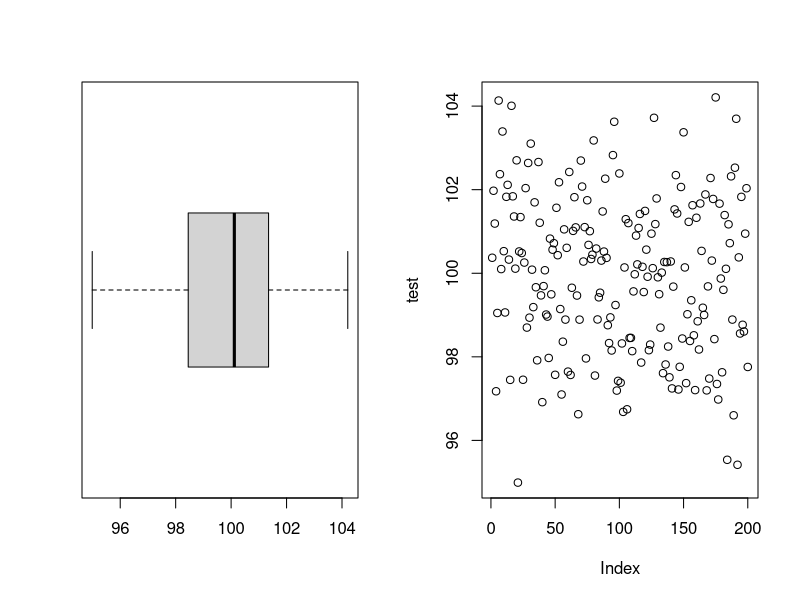
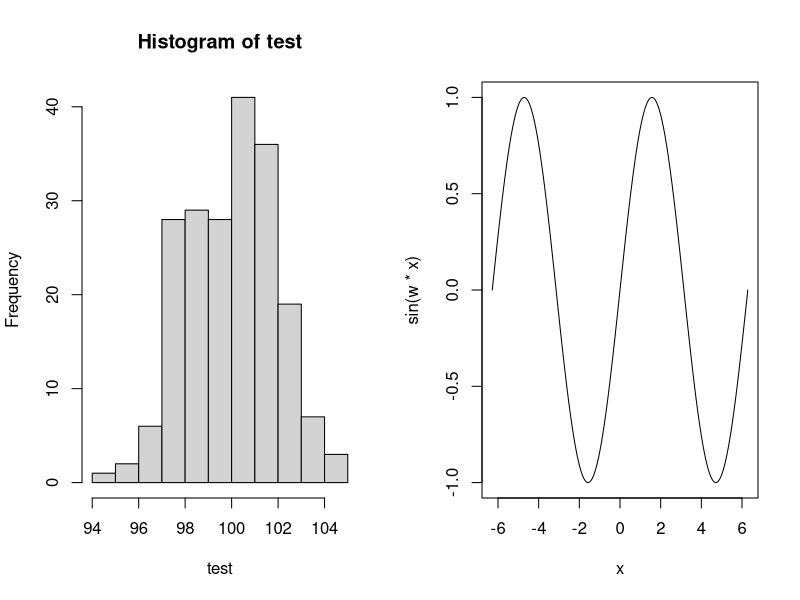
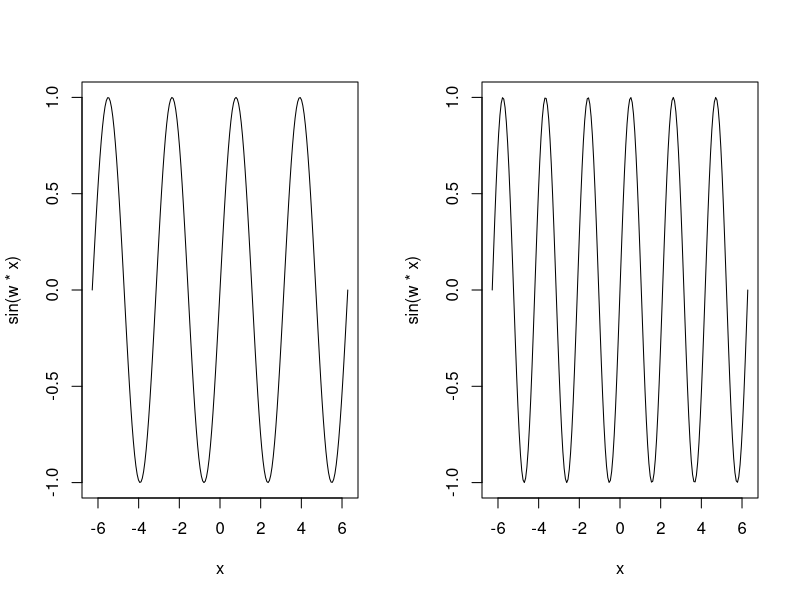
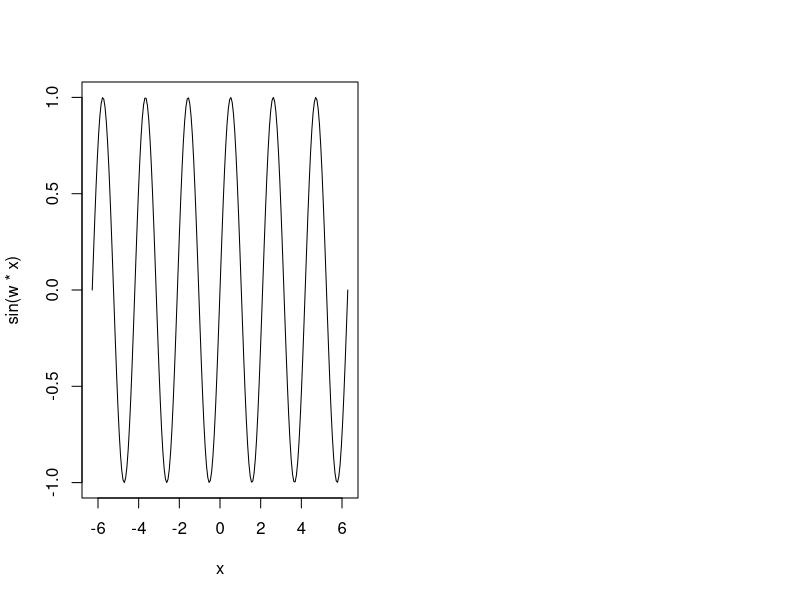
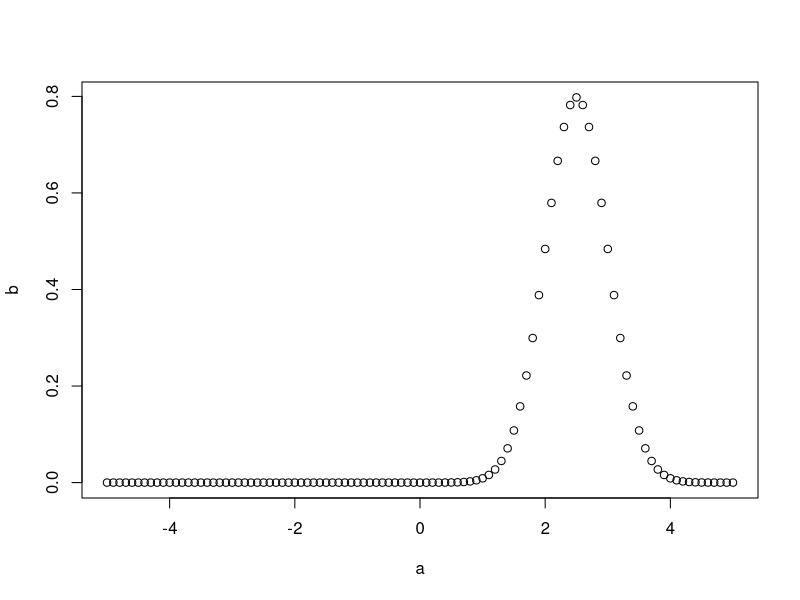
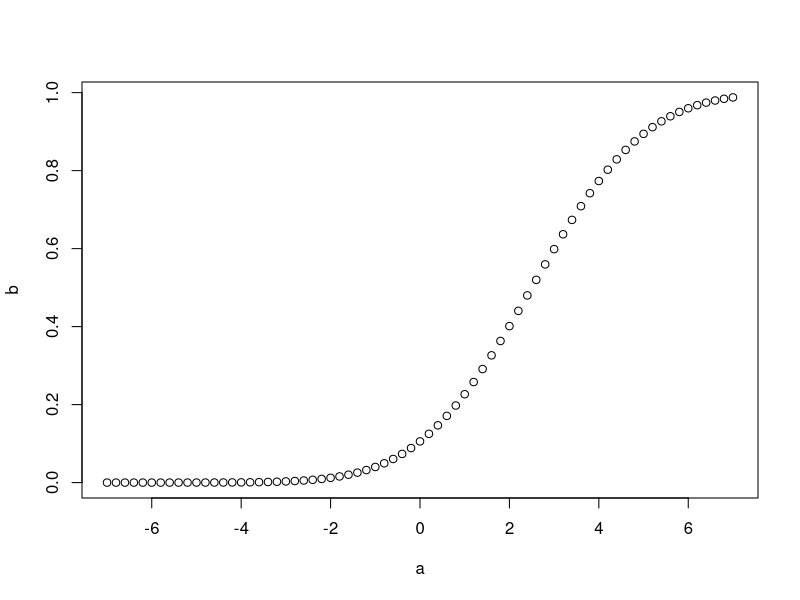

These figures' R source, in order:
# -*- coding: utf-8 -*-

# -- D1 --

# # 📊 Kurz Jazyk R I. Začiatočník
# **🧑🏫 Lektor:** Miroslav Reiter  
# **📥 LinkedIn kontakt:** https://www.linkedin.com/in/miroslav-reiter/  
# 
# **✅ Osnova:** https://itkurzy.sav.sk/node/161
# 
# **🎞️ YouTube videá:** https://www.youtube.com/c/IT-AcademySK  
# **📇 Zdrojové kódy a materiály:** https://github.com/miroslav-reiter/Kurzy_SAV_Analytika_Python_R  
# 
# **😊 Emojis:** Win + .  
# **🔖 MarkDown Dokumentácia:** https://www.markdownguide.org/getting-started/


# # 🆘 Markdown a R-Markdown
# Jednoduchý **značkovací jazyk**, ktorý slúži na **úpravu jednoduchého textu** a jeho následný **prevod na formátovaný text** publikovateľný na webe, najmä vo **formáte HTML**. Umožňuje pomocou jednoduchých formátovacích značiek vyznačiť v texte nadpisy a zoznamy, doplniť odkazy, obrázky atď. 
# 
# Cieľom jazyka je, aby bol **text dobre čitateľný** a **publikovateľný** aj v pôvodnom formáte jednoduchého textu.
# 
# ```markdown
# # (Znak Mriežky/Hashes) - Nadpisy (Heading) - Ctrl + [
# ```
# # (Znak Mriežky/Hashes) - Nadpisy (Heading) 
# 
# ```markdown
# # Hlavný Nadpis - Nadpis 1. úrovne H1
# ```
# # Hlavný Nadpis - Nadpis 1. úrovne H1
# ```markdown
# 
# ## Podnadpis - Nadpis 2. úrovne H2
# ```
# ## Podnadpis - Nadpis 2. úrovne H2
# ```markdown
# 
# ## Podpodnadpis - Nadpis 3. úrovne H3
# ```
# ## Podpodnadpis - Nadpis 3. úrovne H3
# 
# ```markdown
# **Tučný Text** (Znak 2x Hiezdička/Asterisk) - Tučný Text (Bold) - Ctrl + B
# ```
# **Tučný Text** (Znak 2x Hiezdička/Asterisk) - Tučný Text (Bold)
# 
# ```markdown
# *Kurzíva Text* (Znak 1x Hiezdička/Asterisk) - Kurzíva Text (Italics) - Ctrl + I
# ```
# *Kurzíva Text* (Znak 1x Hiezdička/Asterisk) - Kurzíva Text (Italics)  
# 
# ```markdown
# ~~Prečiarknutý Text~~ (Znak 2x Vlnovka/Tilde) - Prečiarknutý Text (Strike) - Alt + S
# ```
# ~~Prečiarknutý Text~~ (Znak 2x Vlnovka/Tilde) - Prečiarknutý Text (Strike) - Alt + S
# 
# 
# ```markdown
# - Priemer
# - Medián
# - Modus
# ```
# Nečíslovaný Zoznam (Unordered list UL) - Ctrl + l
# - Priemer
# - Medián
# - Modus
# 
# ```markdown
# - Priemer
# - Medián
# - Modus
# ```
# Číslovaný Zoznam (Ordered list OL) 
# 1. Aritmetický Priemer
# 2. Harmonický Priemer
# 3. Geometrický Priemer
# 
# ```{r echo=T}
# 5+6
# 5*6/7*8
# (5*6)/7*8
# ```


# # Príklad Jazyk Markdown 
# 


# Vitajte na **online kurz R**
# Naučíme sa spolu:
# 1. Jazyk ~~Python~~ R
# 2. Premenné a Konštanty  
# 3. Dátové Typy  
# 4. Funkcie a Operátory  


# # 🎁 Akú verziu Jazyka R používame a kde je Rko nainštalované?
# Funkcie home a version


# Kde je Rko nainštalované?
R.home()

# Komplexné informácie o verzií, platforme, os, revízie a iné
# # (alt + 35)
# alt + medzera
# win + medzera
R.version



# Vytiahne informáciu o os a platforme
# $ Pomenovaný zoznam (list), dátový rámec (dataframe), podmnožina stĺpcov (subset)
R.version$os
R.version$platform

# Alternatíva cez funkcie
R.Version()$version
R.Version()$version.string

# # 🖨 Používateľský Výstup, Tlač


# Mriežka (Alt + 35) - Komentár (Poznámky a Dokumentácia)
print("Ahoj, Svet")
print("Ahoj, Svet 2", quote = FALSE)
print(paste("Ahoj", "Čauko", "Servus", "Ciao"))
# \n
cat("Hello, World \n\n")
writeLines("Vitaj na kurze R")

# Využitie Premenných (Variables)
premenna = "Kurz Jazyka R 1"
print(premenna)

# Styl jazyk R
premenna2 <- "Kurz Jazyka R 2"
print(premenna2)


# Príkazový Riadok (CMD)
# Rscript ahojsvet.R

# # 🎲 Aritmetické Operátory (Operácie) pre Skalárne Dátové Typy


# + - * / ;
# 2+3
# 2*3
# 9/3
# 2/3
# 5*4/3
# (5*4)/9
# 5*(4/9)

# 1 + 5; 3 * 3 - 8

# Mocnina
# 2^5
# 2**5

# Realne delenie /
5/2

# Delenie so zvyskom (modulo)
5 %% 2

# Celociselne delenie
5 %/% 2

# Infix Operátory Backticks (Spatne uvodzky) ` `
# Môžete zavolať operátor ako funkciu
`+`(2, 3)
`*`(2, 3)
`>`(2, 3)

# # 🔥 Zabudované Funkcie a Konštanty


# Zaokruhlovanie, orezanie
# cat("ceiling\n")
# print(ceiling(9.000001))
# # Ctrl + d (duplikuj riadok)
# print(ceiling(9.999999))
# print(ceiling(9.00000))

# cat("floor\n")
# print(floor(9.000001))
# print(floor(9.999999))

# cat("round\n")
# print(round(9.99))
# print(round(9.0000))
# print(round(9.00001))
# print(round(9.856))
# print(round(9.856, digits = 2))

# cat("trunc\n")
# print(trunc(9.999))
# print(trunc(9.0000))
# print(trunc(9.00001))
# print(trunc(9.856))

# Aritmetika
# print(abs(-91))
# print(log(10))
# print(log10(10))
# print(exp(10))
# print(sqrt(81))
# print(sin(4 * pi))
# print(max(-9,5,0,-3,6,10))
# print(min(-9,5,0,-3,6,10))

# Plot Grafy
# plot(sin(4 * pi))
# plot(sin, 0, 2 * pi)

x = seq(0, 2 * pi, length.out = 100)
y = sin(x)
#plot(x,y, type = "l")

# Character (string-retazcov)
# print(tolower("EVA NEKRIC NA MNA!"))
# print(toupper("tichucko som povedal..."))
# print(paste("jeden", 1, 'dva', 2, "tri"))

meno = "Adam"
priezvisko = "Sangala"
cele_meno = paste(meno, priezvisko, sep=" *** ")
print(cele_meno)
length(cele_meno)
nchar(cele_meno)

zoznam_miest <- "Bratislava, Nitra, Trnava, Košice, Považská Bystrica"
print(strsplit(zoznam_miest, ","))
a = strsplit(zoznam_miest, ",")
print(length(a))
print(nchar(a))

print(substr("SK8411000000002926456123", start=5, stop=8))

IBAN <- "SK8411000000002926456123"
print(sub("SK","CZ", IBAN))

# # 💡 Zabudované Konštanty


# Konštanty
print(pi)
month.abb
month.name
letters
LETTERS

# Vyber dat - Slicing (Python way)
# Inclusive
month.name[1:5]


# (R way)
month.name[c(1:5)]
month.name[c(1:5, 7)]
month.name[c(1,2,3,7, 12)]
month.name[c(1,2,3,7, 12)]

# # 🗳️ Premenné/Objekty a Dátové Typy


# 5 skalárnych dátových typov sú číselné (numeric), znakové (character), celočíselné (integer), logické (logical) a komplexné (complex)
# Názov premennej priradenie hodnoty (= alebo <-)
a = 5
aa <- 5
#aa -> b
b = 5L
d = TRUE
e = T
f = FALSE
g = 10i
h = 10 - 10i
i = "Adam Šangala"
j = NULL
k = NA
l = Inf
n = NaN
o = 999.99

#identical(a, b)

#?NULL
#is.null(o)
?Inf

-5/0

# # ❇️ Formátovanie, Typy, Triedy


# Ukoncovacie sekvencie, escaped sequences
# \n new line novy riadok/odriadkuj
# \t tab tabulator
# \\ \
# \" "
# \' '

cat("typeof class: \n")
cat(typeof(a), "\n")
cat(typeof(d), "\n")
cat(typeof(b), "\n")

cat("\nclass class: \n")
cat(class(a), "\n")
cat(class(d), "\n")
cat(class(b), "\n")


cat("typeof str class: \n")
cat(typeof(str(a)), "\n")
cat(typeof(str(d)), "\n")
cat(typeof(str(b)), "\n")

writeLines("Mena \t Priezviska \t Emaily")
cat("C:\\temp\\data")

# ## 📊 Generovanie Dát a Grafy


test <- rnorm(n = 200, mean = 100, sd = 2)
test_prve_3 <- head(test, n = 3L)
test_posledne_3 <- tail(test, n = 3L)

summary(test)
#par(mfcol = c(1,3))
par(mfrow = c(1,2))
boxplot(test, horizontal = TRUE)
plot(test)
hist(test)


??mfcol

# Data
data <- c(10, 20, 30, 40, 50, 60, 100, 900)
data[-2]

dochadzka = c(T, T, F, T, "20")
dochadzka

# Inkluzivne
sekvencia1 = seq(10, 20)
sekvencia2 = c(10:20)
# pozicne
sekvencia3 = seq(1,20,2)

# argumenty/parametre
sekvencia4 = seq( by = 2, from = 1, to = 20)

sekvencia1
sekvencia2
sekvencia3
sekvencia4

# # ✅ Zabudované Štatistické Funkcie


vektor_cisel <- c(1:10, 40)
print(vektor_cisel)
print(mean(vektor_cisel))
print(sd(vektor_cisel))
print(median(vektor_cisel))
print(quantile(vektor_cisel))
print(quantile(vektor_cisel, 0.5))
print(quantile(vektor_cisel, 0.75))
print(range(vektor_cisel))
print(sum(vektor_cisel))
print(max(vektor_cisel))
print(min(vektor_cisel))

# dnorm
a <- seq(-5, 5, by = 0.1)
b <- dnorm(a, mean=2.5, sd = 0.5)
png(file="dnorm.png")
plot(a, b)
dev.off()

# pnorm
a <- seq(-7, 7, by = 0.2)
b <- pnorm(a, mean=2.5, sd = 2)

png(file="pnorm4.png")
bmp(file="pnorm4.bmp")
plot(a, b)
dev.off()


# rnorm

# dbinom


# # 🏢 Workspace











# # ℹ️ Bonus (packages)




# -- D2 --





# *Dnes* je **pekný deň**


# ## Kurz Jazyk


# -- Vstup_UI_Controls --

# # Používateľský Vstup (input)


# meno <- readline(prompt = "Zadaj svoje meno: ")
# vek <- readline(prompt = "Zadaj svoj vek: ")
# print(typeof(vek))
# # Konvertovnie, explicitne pretypovanie
# vek <- as.integer(vek)
# print(typeof(vek))
# print(paste("Dobrý deň", meno, "mas", vek, "rokov"))

# vek <- as.numeric(vek)
# print(typeof(vek))

# # UI Prvky (Controls)




ckb_vop <- TRUE

print(paste("Dal si suhlas: ", ckb_vop))



dp_farby <- "modrá"

print(paste("Dal si suhlas: ", dp_farby))



txt_meno <- "Nikola"

print(paste("Ako sa volas: ", txt_meno))

dtp_nastup_praca <- as.Date("2344-05-25")

print(paste("Nastupil si: ", dtp_nastup_praca))



slider_1 <- 6





# -- Riadiace_Struktury --

# if else, else if

a <- 5
b <- 8
# > < >= <= == != <>
if (a > b) {
    cat("a je vacsie b")
} else if (a == b) {
    cat("a a b su rovnake")
} else {
    cat("b je vacsie a")
}

# Operator priradenia =
a = 3

# Operator porovnania ==
5 == 5
a == 3
a == 5

# # Cyklus while


i <- 1
while(i < 10){
    cat(paste(i, ". Chcem zit nonstop \n", sep=""))
    i <- i + 1
}

i <- 1
while(i < 100){
    if(i >= 50) {
        cat("Koncime...")
        break
    }
    cat(paste(i, ". Chcem zit nonstop \n", sep=""))
    i <- i + 10
}

# matrix()
# vector()
# array()
# data.frame()
zoznam_kurzy <- list("Kurz Data Science", "Kurz R", "Kurz SQL", "Kurz Python", "Kurz NoSQL")

for(kurz in zoznam_kurzy){
    cat(paste("🍩 ", kurz, "\n"))
}

x <- 1

repeat {

    if (x > 20) {
        cat("Koncime a ideme na obed")
        break
    }

    cat("Chcem zit nonstop \n")
    x <- x + 2
}

# -- Funkcie --

vypis_cau <- function() {
    print("Cau")
}

vypis_cau()

# Popis funkcie
# @t - titul napr. Ing
# @m - krstne meno napr. Adam
# vypis_cele_meno_student <- function(t, m, p) {

# Globalny priestor/Scope
a = 1
b <- 3
print("Globalny priestor/Scope")
print(a)

vypis_cele_meno_student <- function(titul, meno, priezvisko = "Sangala") {
    # Lokalny priestor
    # x1 = 3
    # print(x1)
    print(paste(titul, meno, priezvisko))
    print("Lokalny priestor/Scope")
    a <<- 22
    print(a)
}

print("Globalny priestor/Scope 2")
print(a)
#print(x1)

vypis_cele_meno_student("Ing.", "Adam")
vypis_cele_meno_student("Ing.", "Monika", "Dlha")
vypis_cele_meno_student("Bc.", "Tomas")

je_parne <- function(x) {
    if (x %% 2 == 0) {
        cat("Je to parne \n")
    }
    else {
        cat("Je to neparne \n")
    }
}

je_parne(5)
je_parne(6)

kosinus <- function(w = 1, min = -2 * pi, max = 2 * pi) {
    x <- seq(-2 * pi, 2 * pi, length = 200)
    plot(x, sin(w * x), type="l")
}

kosinus()
kosinus(w = 2)
kosinus(w = 3)
kosinus(w = 3, min = -3 * pi)

# -- Balicky --

#install.packages("dplyr")
#install.packages("tidyverse")
library(dplyr)

# pipe (|)  %>%
cars %>% subset(speed >= 10) %>% summary()

starwars %>% filter(sex == "male")
# select
# filter
# mutate
# arrange
# summarize

starwars %>% select(name, height, ends_with("color"))

starwars %>% arrange(name)

starwars %>% mutate(bmi = mass / ((height / 100))^2) %>% select (name:mass, bmi)

data()

